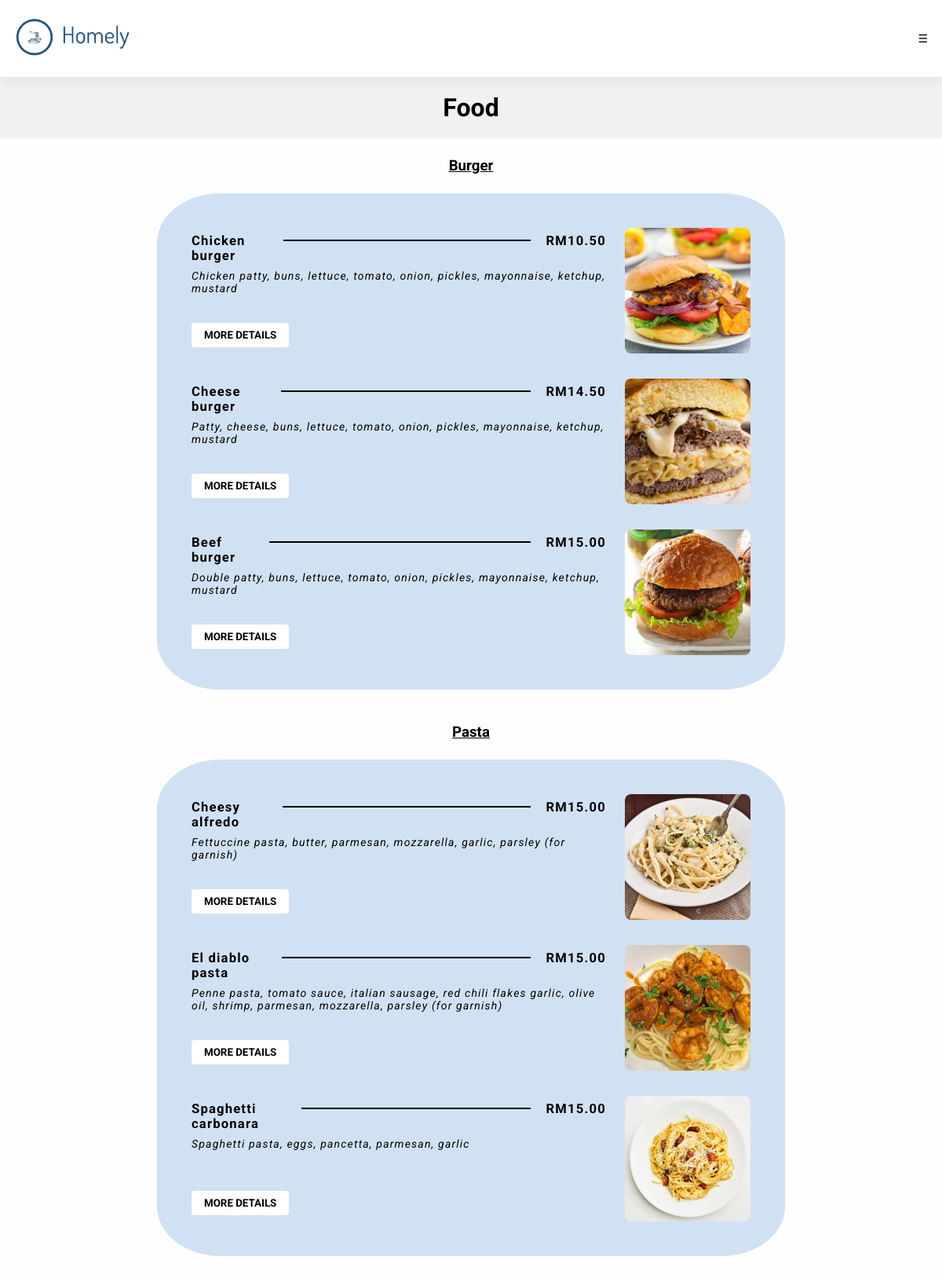
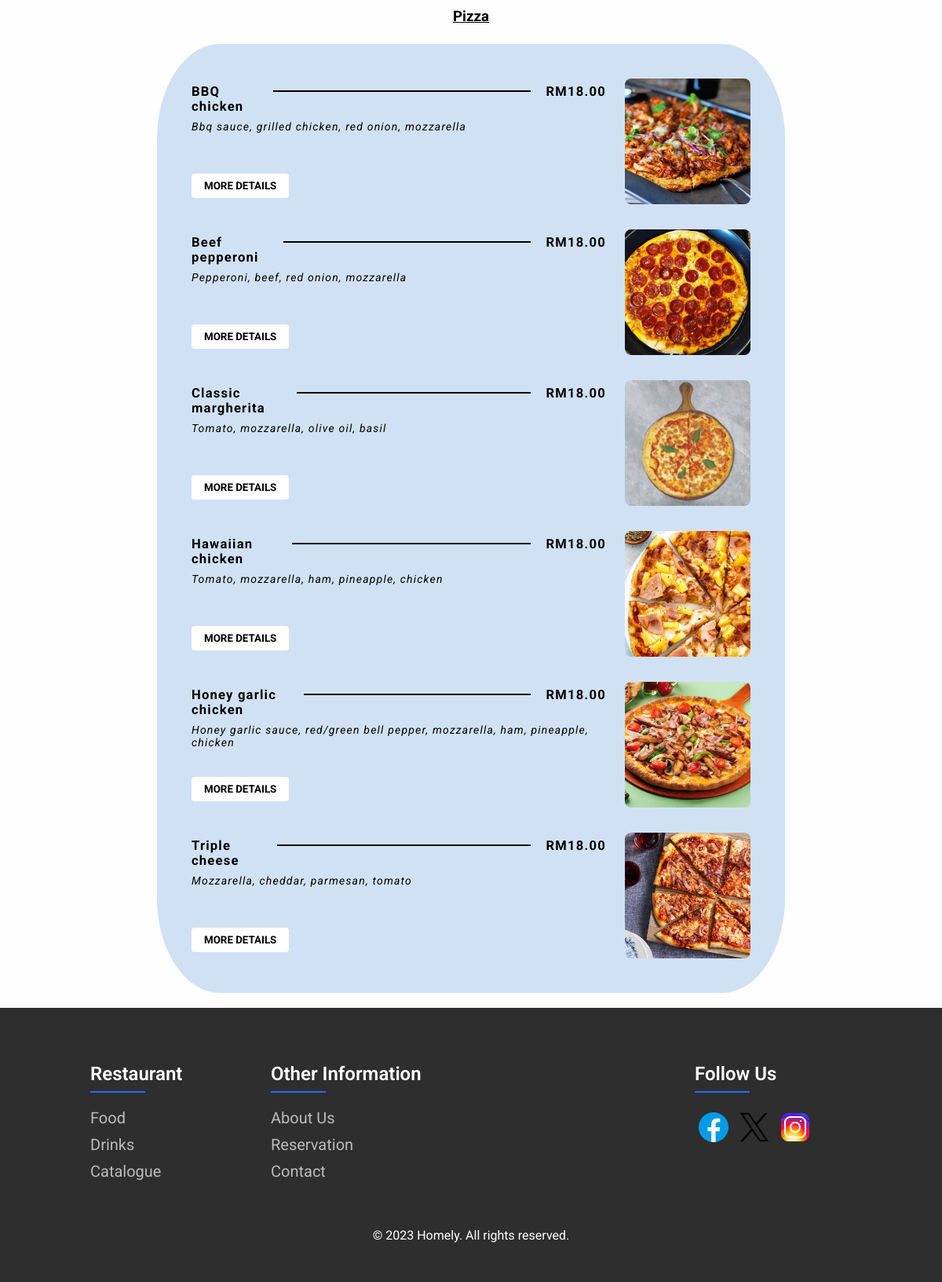
Screenshot of /food/ with the database file from the repository (2 pictures, top to bottom).
### restaurant/models.py (models this page shows, shortened)
class FoodItem(models.Model):
    type = models.CharField(max_length=100)
    category = models.CharField(max_length=100)
    name = models.CharField(max_length=100)
    price = models.DecimalField(max_digits=6, decimal_places=2)
    description = models.TextField(blank=True)
    image = models.ImageField(upload_to='menu_items/')
    details_url = models.URLField(blank=True, null=True)

### restaurant/views.py (the view)
# urls.py: path('food/', views.food, name="food"),
def food(request):
    food_items = FoodItem.objects.all().filter(category='Food').order_by('type')
    food_items_grouped = {k: list(v) for k, v in groupby(food_items, key=attrgetter('type'))}
    return render(request, 'food.html', {'food_items_grouped': food_items_grouped.items()})

### templates/food.html
{% extends 'main.html' %} {% load static %} {% block content %}
<h1 class="food-heading">Food</h1>
{% for type, items in food_items_grouped %}
<h3 class="list-header">{{ type }}</h3>
<section class="food-menu">
  <ul>
    {% for item in items %}
    <li class="item-container">
      <section class="item-text">
        <section class="item-header">
          <h5>{{ item.name }}</h5>
          <section class="separator"></section>
          <h5>RM{{ item.price }}</h5>
        </section>
        <section class="item-description">
          <p>{{ item.description }}</p>
        </section>
        <a href="{% url 'item_detail' pk=item.id %}" class="more-details-link">
          <button class="more-details">more details</button>
        </a>
      </section>
      <img
        src="{{ MEDIA_URL }}{{ item.image.url }}"
        alt="{{ item.name }}"
        style="width: 160px; height: 160px"
      />
    </li>
    {% endfor %}
  </ul>
</section>
<br />
{% endfor %} {% endblock %}

### static/styles/main.css (style rules this page uses)
* { margin: 0; padding: 0; font-family: "Roboto", sans-serif; }
html { height: 100%; }
body { background-color: #fefefe; min-height: 100%; display: flex; flex-direction: column; }
a { text-decoration: none; color: inherit; }
ul { list-style: none; }
.food-heading, .drinks-heading, .menu-heading { background-color: rgba(188, 188, 188, 0.197); padding: 20px; text-align: center; }
.list-header { padding: 24px 10px; text-align: center; text-decoration: underline; }
.food-menu, .drinks-menu, .dessert-menu { max-width: 800px; margin: 0 auto; background-color: rgba(178, 206, 238, 0.579); border-radius: 10%; }
.food-menu > ul, .drinks-menu > ul, .dessert-menu > ul { list-style-type: none; padding: 12px; }
.food-menu .item-container, .drinks-menu .item-container, .dessert-menu .item-container { display: flex; align-items: center; justify-content: center; gap: 24px; margin: 2rem; }
.item-container > img { max-width: 160px; border-radius: 8px; }
.more-details { background-color: white; color: black; border: none; border-radius: 4px; padding: 8px 16px; cursor: pointer; font-weight: bold; outline: none; text-transform: uppercase; }
.food-menu .item-text, .drinks-menu .item-text, .dessertmenu .item-text { display: flex; flex-direction: column; flex-grow: 1; gap: 8px; letter-spacing: 1.2px; }
.item-header { display: flex; justify-content: space-between; font-size: 20px; }
.item-description { font-size: 14px; font-style: italic; min-height: 60px; }
.separator { width: 80%; background-color: #000000; height: 2px; margin: 8px 20px 0; }

### rows the page displays
FoodItem: type "Burger", name "Chicken burger", price "10.50", description "Chicken patty, buns, lettuce, tomato, onion, pickles, mayonnaise, ketchup, mustard", image (picture)
FoodItem: name "Cheese burger", price "14.50", description "Patty, cheese, buns, lettuce, tomato, onion, pickles, mayonnaise, ketchup, mustard", image (picture)
FoodItem: name "Beef burger", price "15.00", description "Double patty, buns, lettuce, tomato, onion, pickles, mayonnaise, ketchup, mustard", image (picture)
FoodItem: type "Pasta", name "Cheesy alfredo", price "15.00", description "Fettuccine pasta, butter, parmesan, mozzarella, garlic, parsley (for garnish)", image (picture)
FoodItem: name "El diablo pasta", price "15.00", description "Penne pasta, tomato sauce, italian sausage, red chili flakes garlic, olive oil, shrimp, parmesan, mozzarella, parsley (for garnish)", image (picture)
FoodItem: name "Spaghetti carbonara", price "15.00", description "Spaghetti pasta, eggs, pancetta, parmesan, garlic", image (picture)
FoodItem: type "Pizza", name "BBQ chicken", price "18.00", description "Bbq sauce, grilled chicken, red onion, mozzarella", image (picture)
FoodItem: name "Beef pepperoni", price "18.00", description "Pepperoni, beef, red onion, mozzarella", image (picture)
FoodItem: name "Classic margherita", price "18.00", description "Tomato, mozzarella, olive oil, basil", image (picture)
FoodItem: name "Hawaiian chicken", price "18.00", description "Tomato, mozzarella, ham, pineapple, chicken", image (picture)
FoodItem: name "Honey garlic chicken", price "18.00", description "Honey garlic sauce, red/green bell pepper, mozzarella, ham, pineapple, chicken", image (picture)
FoodItem: name "Triple cheese", price "18.00", description "Mozzarella, cheddar, parmesan, tomato", image (picture)
